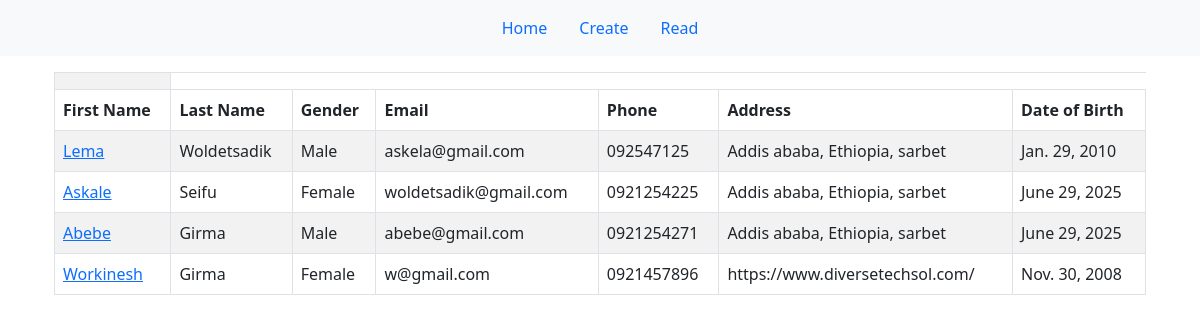
The page /crudapp/ on the database its author committed.
### crudapp/models.py (models this page shows, shortened)
class UserModel(models.Model):
    first_name = models.CharField(max_length=100)
    last_name = models.CharField(max_length=100)
    gender = models.ForeignKey(Gender, on_delete=models.CASCADE)
    email = models.EmailField(max_length=100, unique=True)
    phone = models.CharField(max_length=15, unique=True)
    address = models.CharField(max_length=255)
    date_of_birth = models.DateField(default=timezone.now)

class Gender(models.Model):
    gender = models.CharField(max_length=10)
    def __str__(self):
        return self.gender

### crudapp/views.py (the view)
# urls.py: path('', views.UserList, name='user_list'),
def UserList(request):
    users = UserModel.objects.all()
    return render(request, 'crudapp/user_list.html', {'users': users})

### crudapp/templates/crudapp/user_list.html
{% extends "base.html" %}
{% block content %}
<div class="container">
    <table class="table table-striped table-bordered">
        <th>
            <tr>
                <th>First Name</th>
                <th>Last Name</th>
                <th>Gender</th>
                <th>Email</th>
                <th>Phone</th>
                <th>Address</th>
                <th>Date of Birth</th>
            </tr>
        </th>
        <tbody>
            {% for user in users %}
            <tr>
                <td><a href = "{% url 'crudapp:user_detail' user.pk %}"> {{ user.first_name }} </a></td>
                <td>{{ user.last_name }}</td>
                <td> {{user.gender}}</td>
                <td> {{user.email}}</td>
                <td> {{user.phone}}</td>
                <td> {{user.address}}</td>
                <td> {{user.date_of_birth}}</td>
            </tr>
            {% endfor %}
        </tbody>
    </table>
</div>
{% endblock %}

### templates/base.html (shortened to what this page needs)
<!DOCTYPE html>
<html lang="en">
<head>
    <link href="https://cdn.jsdelivr.net/npm/bootstrap@5.0.2/dist/css/bootstrap.min.css" rel="stylesheet"
>
</head>
<body>
    <nav class="navbar navbar-expand-lg justify-content-center navbar-black bg-light mb-3">
        <a class="nav-link active" aria-current="page" href="{% url 'home' %}">Home</a>
        <a class="nav-link" href="{% url "crudapp:user_create" %}">Create</a>
        <a class="nav-link" href="{% url "crudapp:user_list" %}">Read</a>
    </nav>
    <div class="container">
        {% block content %}{% endblock %}
    </div>
</body>
</html>

### rows shown on the page
UserModel: first_name "Lema", last_name "Woldetsadik", gender "Male", email "askela@gmail.com", phone "092547125", address "Addis ababa, Ethiopia, sarbet", date_of_birth "Jan. 29, 2010"
UserModel: first_name "Askale", last_name "Seifu", gender "Female", email "woldetsadik@gmail.com", phone "0921254225", address "Addis ababa, Ethiopia, sarbet", date_of_birth "June 29, 2025"
UserModel: first_name "Abebe", last_name "Girma", gender "Male", email "abebe@gmail.com", phone "0921254271", address "Addis ababa, Ethiopia, sarbet", date_of_birth "June 29, 2025"
UserModel: first_name "Workinesh", last_name "Girma", gender "Female", email "w@gmail.com", phone "0921457896", address "https://www.diversetechsol.com/", date_of_birth "Nov. 30, 2008"
